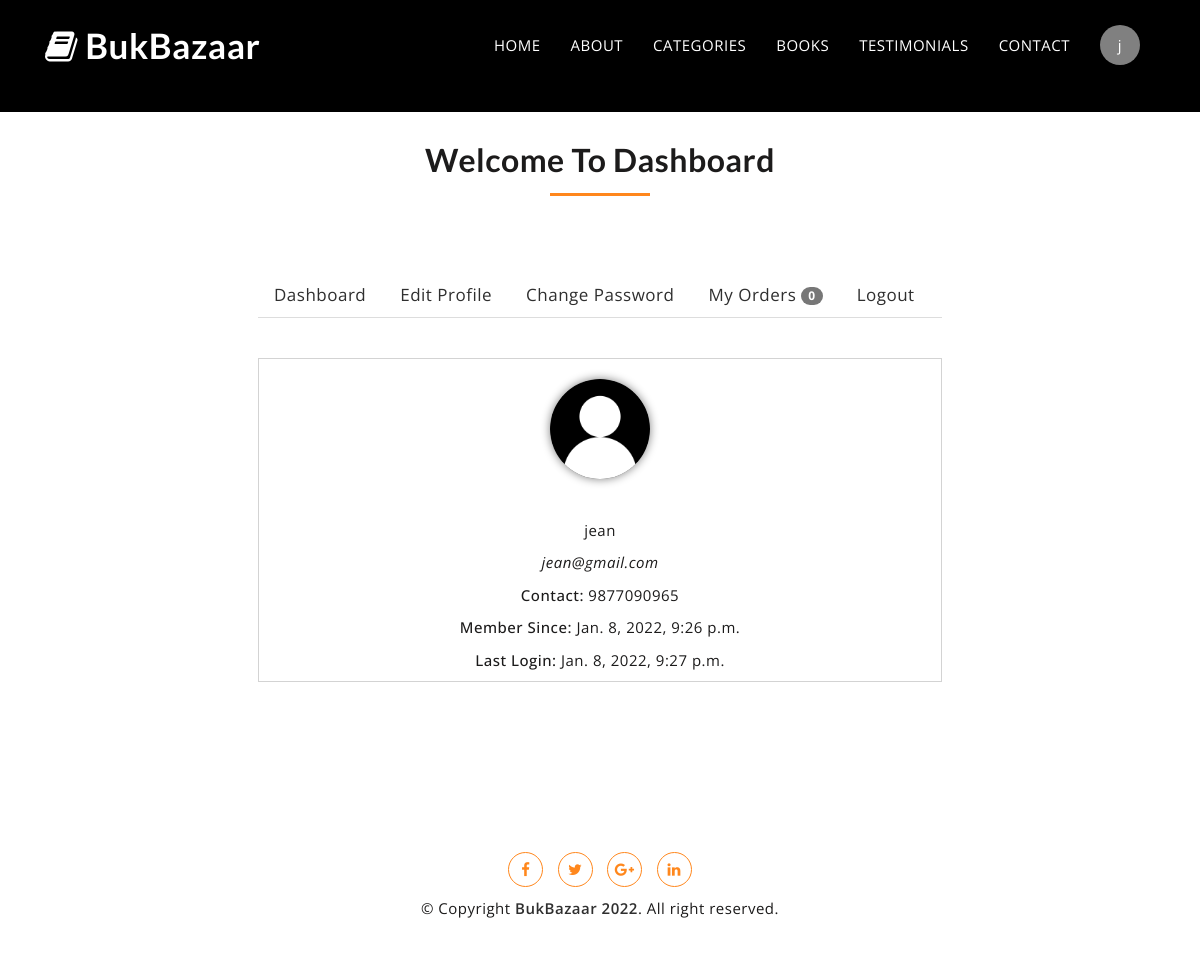
The app's page /dashboard/ (signed in) with its own data.
### myapp/models.py (models this page shows, shortened)
class user_profile(models.Model):
    user = models.OneToOneField(User, on_delete=models.CASCADE)
    profile_pic = models.ImageField(upload_to="users/%Y/%m/%d", null=True, blank=True)
    contact_number = models.CharField(max_length=30, blank=True)
    address = models.TextField(blank=True)

### myapp/views.py (the view, shortened to what this page needs)
# urls.py: path('dashboard/', views.dashboard, name="dashboard"),
def dashboard(request):
    context={}
    my_orders = order.objects.filter(user__username=request.user.username, status=True).order_by('-id')
    context['orders'] = my_orders
    try:
        user_details = user_profile.objects.get(user__username = request.user.username)
        context['profile'] = user_details
    except:
        return HttpResponse("<h1>You are not allowed here!</h1>")
    return render(request,"dashboard.html", context)

### template/dashboard.html (shortened to what this page needs)
{% extends "header_footer.html" %}
{% block content %}
<section id="mu-contact" style="margin-top:1%;">
    <div class="container">
        <div class="row">
            <div class="col-md-12">
                <div class="mu-contact-area">
                    <div class="mu-heading-area">
                        <h2 class="mu-heading-title" style="margin-top: 30px;">Welcome To Dashboard</h2>
                        <span class="mu-header-dot"></span>
                    </div>
                    <div class="mu-contact-content">
                        <ul class="nav nav-tabs">
                            <li class="nav-item">
                                <a href="#dash" class="nav-link" data-toggle="tab">Dashboard</a>
                            </li>
                            <li class="nav-item">
                                <a href="#edit" class="nav-link" data-toggle="tab">Edit Profile</a>
                            </li>
                            <li class="nav-item">
                                <a href="#cpass" class="nav-link" data-toggle="tab">Change Password</a>
                            </li>
                            <li class="nav-item">
                                <a href="#orders" class="nav-link" data-toggle="tab">My Orders
                                    <span class="badge">{{orders|length}}</span>
                                </a>
                            </li>
                            <li class="nav-item">
                                <a href="{% url 'logout' %}" class="nav-link" >Logout</a>
                            </li>
                        </ul>
                        <div class="tab-content">
                            <div class="tab-pane container-fluid active" id="dash">
                                <div class="row">
                                    <div class="col-md-12 text-center dash-content">
                                        {% if profile.profile_pic %}
                                        <a href="/media/{{profile.profile_pic}}"><img src="/media/{{profile.profile_pic}}" alt="" class="pic"></a>
                                        {% else %}
                                        <span class='pic'>{{profile.user.first_name.0}}</span>
                                        {% endif %}
                                        <p>{{user.first_name}}</p>
                                        <p><em>{{user.email}}</em></p>
                                        <p><strong>Contact: </strong>{{profile.contact_number}}</p>
                                        <p><strong>Member Since: </strong>{{user.date_joined}}</p>
                                        <p><strong>Last Login: </strong>{{user.last_login}}</p>
                                    </div>
                                </div>
                            </div>
                        </div>
                    </div>
                </div>
            </div>
        </div>
    </div>
</section>
{% endblock %}

### template/header_footer.html (shortened to what this page needs)
<!DOCTYPE html>
{% load static %}
<html lang="en">
  <head>
    <link href="https://maxcdn.bootstrapcdn.com/font-awesome/4.6.3/css/font-awesome.min.css" rel="stylesheet">
    <link href="/static/css/bootstrap.min.css" rel="stylesheet">
    <link href="/static/css/slick.css" rel="stylesheet">
    <link id="switcher" href="/static/css/theme-color/default-theme.css" rel="stylesheet">
    <link href="/static/style.css" rel="stylesheet">
  </head>
  <body>
	<header id="mu-header" class="" role="banner">
		<div class="container">
			<nav class="navbar navbar-default mu-navbar">
			  	<div class="container-fluid">
				    <div class="navbar-header">
				      <a class="navbar-brand" href="{% url 'index' %}"><i class="fa fa-book" aria-hidden="true"></i> BukBazaar</a>
				    </div>
				    <div class="collapse navbar-collapse" id="bs-example-navbar-collapse-1">
				      	<ul class="nav navbar-nav mu-menu navbar-right">
					        <li><a href="{% url 'index' %}">HOME</a></li>
					        <li><a href="{% url 'index' %}#mu-book-overview">ABOUT</a></li>
				            <li><a href="{% url 'index' %}#mu-pricing">CATEGORIES</a></li>
				            <li><a href="{% url 'all_books' %}">BOOKS</a></li>
				            <li><a href="{% url 'index' %}#mu-testimonials">TESTIMONIALS</a></li>
				            <li><a href="{% url 'contact' %}">CONTACT</a></li>
							<li>
								{% if user.is_superuser %}
								<a href="/admin">
									<i class="fa fa-user" style="font-size: 20px;"></i>
								</a>
								{% elif user.is_active %}
									<a href="{% url 'dashboard'%}"><span class='pic'>{{user.first_name.0}}</span>
									</a>
								{% elif not user.is_authenticated %}
								<a href="{% url 'login' %}">
									<i class="fa fa-user" style="font-size: 20px;"></i>
								</a>
								{% endif %}
							</li>
				      	</ul>
				    </div>
			  	</div>
			</nav>
		</div>
	</header>
	{% block content %}{% endblock %}
	<footer id="mu-footer" role="contentinfo">
		<div class="container">
			<div class="mu-footer-area">
				<div class="mu-social-media">
					<a href="https://www.facebook.com/SachTechSol/" target="_blank"><i class="fa fa-facebook"></i></a>
					<a href="https://twitter.com/sach_tech" target="_blank"><i class="fa fa-twitter"></i></a>
					<a href="mailto:info@sachtechsolution.com" target="_blank"><i class="fa fa-google-plus"></i></a>
					<a href="https://www.linkedin.com/company/sachtech-solution-private-limited/?originalSubdomain=in" target="_blank"><i class="fa fa-linkedin"></i></a>
				</div>
				<p class="mu-copyright">&copy; Copyright <a  href="/">BukBazaar <script>var d=new Date();document.write(d.getFullYear());</script></a>. All right reserved.</p>
			</div>
		</div>
	</footer>
  </body>
</html>

### static/css/theme-color/default-theme.css (style rules this page uses)
.mu-send-msg-btn:hover, .mu-send-msg-btn:focus, .mu-book-overview-icon-box, .mu-social-media a, .mu-social-media a:hover, .mu-social-media a:focus, .mu-order-btn:hover, .mu-order-btn:focus { border: 1px solid #ff871c; color: #ff871c; }
#mu-hero, .mu-testimonial-slide .slick-dots li button:hover, .mu-testimonial-slide .slick-dots li button:focus, .mu-testimonial-slide .slick-dots li.slick-active button, .mu-header-dot, .mu-author-social a, .mu-pricing-content .mu-popular-price-tag, #mu-video-review:before { background-color: #ff871c; }

### static/style.css (style rules this page uses)
body, html { overflow-x:hidden; }
body { font-family: 'Open Sans', sans-serif; font-size: 15px; letter-spacing: 0.5px; line-height: 1.5; color: #1c1b1b; }
ul { padding: 0; margin: 0; }
ul li { list-style: disc; font-size: 17px; line-height: 1.59; }
a { text-decoration: none; color: #2f2f2f; }
h1, h2, h3, h4, h5, h6 { font-family: 'Lato', sans-serif; font-weight: 700; margin-top: 0; }
h2 { font-size: 32px; line-height: 1.13; }
img { border: none; max-width: 100%; }
strong { font-weight: 500; }
#mu-header { display: inline; float: left; width: 100%; position: absolute; left: 0; right: 0; top: 0; padding: 25px 0; z-index: 999; transition: all 0.5s; }
.navbar-default .navbar-brand { color: #fff; font-size: 35px; font-family: 'Lato', sans-serif; font-weight: 700; margin-top: -11px; }
.navbar-default { min-height: auto; }
.mu-navbar { background-color: transparent; border: none; border-radius: 0; margin-bottom: 0; }
.navbar-default .mu-menu li a { border-bottom: 2px solid transparent; color: #fff; font-size: 15px; font-weight: 400; padding: 0 0 5px; margin: 10px 15px 5px; transition: all 0.5s; position: relative; }
.navbar-default .mu-menu li a:after { display: block; position: absolute; bottom: -5px; content: ''; width: 0; height: 2px; background: #fff; -webkit-transition: all .5s; transition: all .5s; }
.mu-heading-area { display: inline; float: left; text-align: center; padding: 0 10%; width: 100%; }
.mu-heading-title { color: #1c1b1b; margin-bottom: 15px; position: relative; }
.mu-header-dot { border-radius: 0; height: 3px; width: 100px; display: inline-block; margin-bottom: 20px; }
#mu-contact { background-color: #fff; display: inline; float: left; width: 100%; }
.mu-contact-area { display: inline; float: left; padding: 100px 0; width: 100%; }
.mu-contact-content { display: inline; float: left; margin-top: 50px; width: 100%; padding: 0 20%; }
#mu-footer { display: inline; float: left; width: 100%; }
.mu-footer-area { display: inline; float: left; padding: 30px 0; text-align: center; width: 100%; }
.mu-footer-area a { font-weight: 600; }
.mu-social-media { display: inline; float: left; width: 100%; }
.mu-social-media a { display: inline-block; font-size: 15px; width: 35px; height: 35px; line-height: 33px; text-align: center; margin: 0 5px; -webkit-transition: all 0.5s; transition: all 0.5s; border-radius: 50%; }
.mu-copyright { margin-top: 10px; display: inline-block; }

### template/header_footer.html (style rules this page uses)
.pic { background-color: gray; color: white; display: inline-block; height: 40px;width: 40px; border-radius: 50%; text-align: center; line-height: 40px; position: relative;top: -10px; }

### template/dashboard.html (style rules this page uses)
.mu-header, nav,header { background-color: black !important; }
.dash-content { border:1px solid lightgray; margin:40px 0px; }
.dash-content .pic { background-color: gray; color: white; display: inline-block; height: 100px;width: 100px; border-radius: 50%; margin: 30px 0px; font-size: 30px; text-align: center; line-height: 100px; box-shadow: 0px 0px 10px gray; }

### records on screen
user_profile: profile_pic (picture), contact_number "9877090965"

### other values on screen
{{ user.first_name.0 }} "j"
{{ orders|length }} "0"
{{ user.first_name }} "jean"
{{ user.email }} "jean@gmail.com"
{{ user.date_joined }} "Jan. 8, 2022, 9:26 p.m."
{{ user.last_login }} "Jan. 8, 2022, 9:27 p.m."
